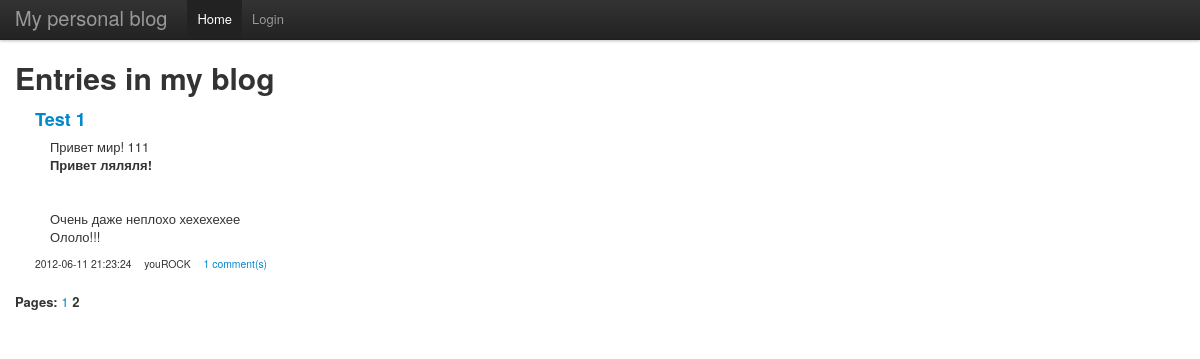
Screenshot of /?page=2 with the database file from the repository.
### tables this page shows
CREATE TABLE `entry` (
  `id` int(11) unsigned NOT NULL AUTO_INCREMENT,
  `author` varchar(255) DEFAULT NULL,
  `date` int(11) DEFAULT NULL,
  `header` varchar(255) DEFAULT NULL,
  `content` longtext,
  PRIMARY KEY (`id`)
);

### templates/list.php (the view, shortened to what this page needs)
<?php require('header.php') ?>
<h1>Entries in my blog</h1>
<?php foreach ($records as $row): ?>
    <div class="entry">
        <h3>
            <a href="?act=view-entry&id=<?=$row['id']?>"><?=$row['header']?></a>
        </h3>
        <p class="content"><?=$row['content']?></p>
        <div class="comments">
            <span class="date"><?=$row['date']?></span>
            <span class="author"><?=$row['author']?></span>
            <a href="?act=view-entry&id=<?=$row['id']?>"><?=$row['comments']?> comment(s)</a>
        </div>
    </div>
<?php endforeach ?>
<div class="pages">
<strong>Pages:</strong>
<?php for ($i = 1; $i <= $pages; $i++): ?>
    <?php if ($i == $page): ?><b><?=$i?></b>
    <?php else: ?><a href="?page=<?=$i?>"><?=$i?></a>
    <?php endif ?>
<?php endfor ?>
</div>
<?php require('footer.php') ?>

### templates/header.php (style rules this page uses)
body { padding-top: 60px; }

### templates/list.php (style rules this page uses)
.comments { font-size: 0.8em; margin-bottom: 20px; }
.date, .author { margin-right: 10px; }
.content { padding-top: 5px; padding-left: 15px; }
.entry { padding-left: 20px; }
h1 { margin-bottom: 10px; }
.pages { margin-bottom: 20px; }

### rows the page displays
entry: header "Test 1", content "Привет мир! 111 Привет ляляля! Очень даже неплохо хехехехее Ололо!!!", date "2012-06-11 21:23:24", author "youROCK", comments "1"
